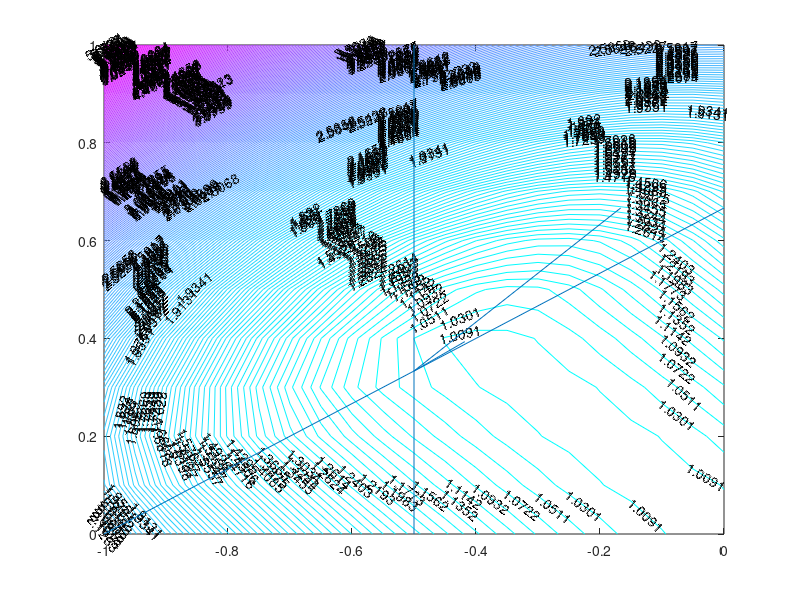

Recreate this plot in MATLAB.
function egdrawcontourNN()
[X,Y] = meshgrid(-1:.05:0,0:.1:1);
Z=der(X,Y);
[C,h] = contour(X,Y,Z);
set(h,'ShowText','on','LevelStep',get(h,'LevelStep')*0.05)
colormap cool
hold on
% line([0,-1],[0,1])
line([-0.5,-0.5],[0,1])
line([-1,0],[0,2/3])
g=gradient(-0.5,1/3);
gn=newton(-0.5,1/3);
line([-0.5,g(1)-0.5],[1/3,g(2)+1/3]);
line([-0.5,gn(1)-0.5],[1/3,gn(2)+1/3]);
der(-0.5,1/3)
end
function Z=der(X,Y)
Z1=1-X-Y;
Z1(Z1<0)=0;
Z2=1+X+Y;
Z2(Z2<0)=0;
Z3=-0.5-X;
Z3(Z3<0)=0;
Z4=-2-2*X+3*Y;
Z4(Z4<0)=0;
Z=Z1.*Z1+Z2.*Z2+Z3.*Z3+Z4.*Z4;
Z=Z./2
end

function g=gradient(x,y)
A=[1,1;-1,-1;1,0;2,-3];
b=[1;1;-0.5;-2];
bA=b-A*[x;y];
bA(bA<0)=0;
g=A'*bA;
end

function gn=newton(x,y)
A=[1,1;-1,-1;1,0;2,-3];
b=[1;1;-0.5;-2];
bA=b-A*[x;y];
bA(bA<0)=0;
g=A'*bA;
gn=inv(A'*A)*g
end